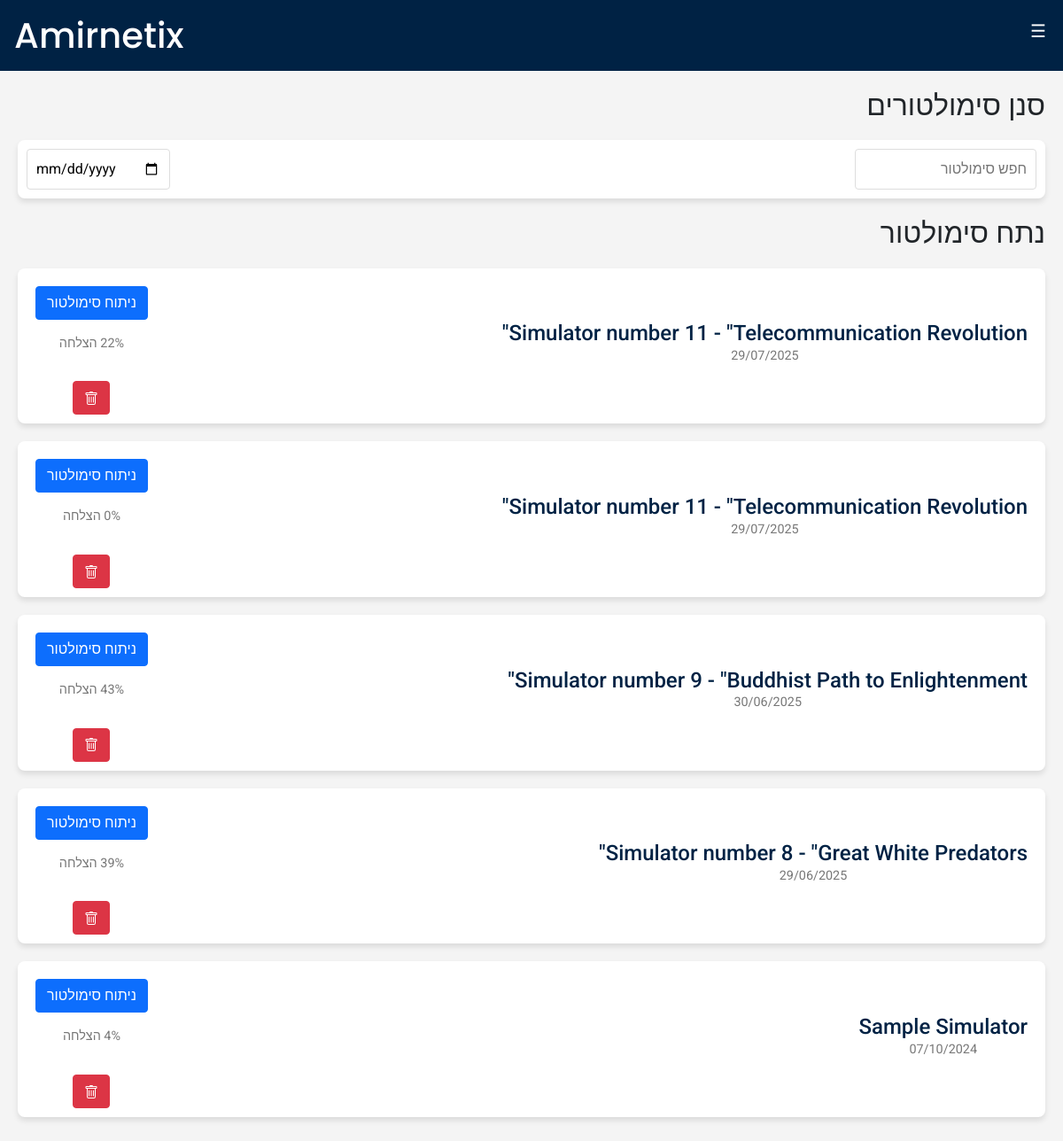
/Analysis/ (signed in), run on an earlier commit of the app's database.
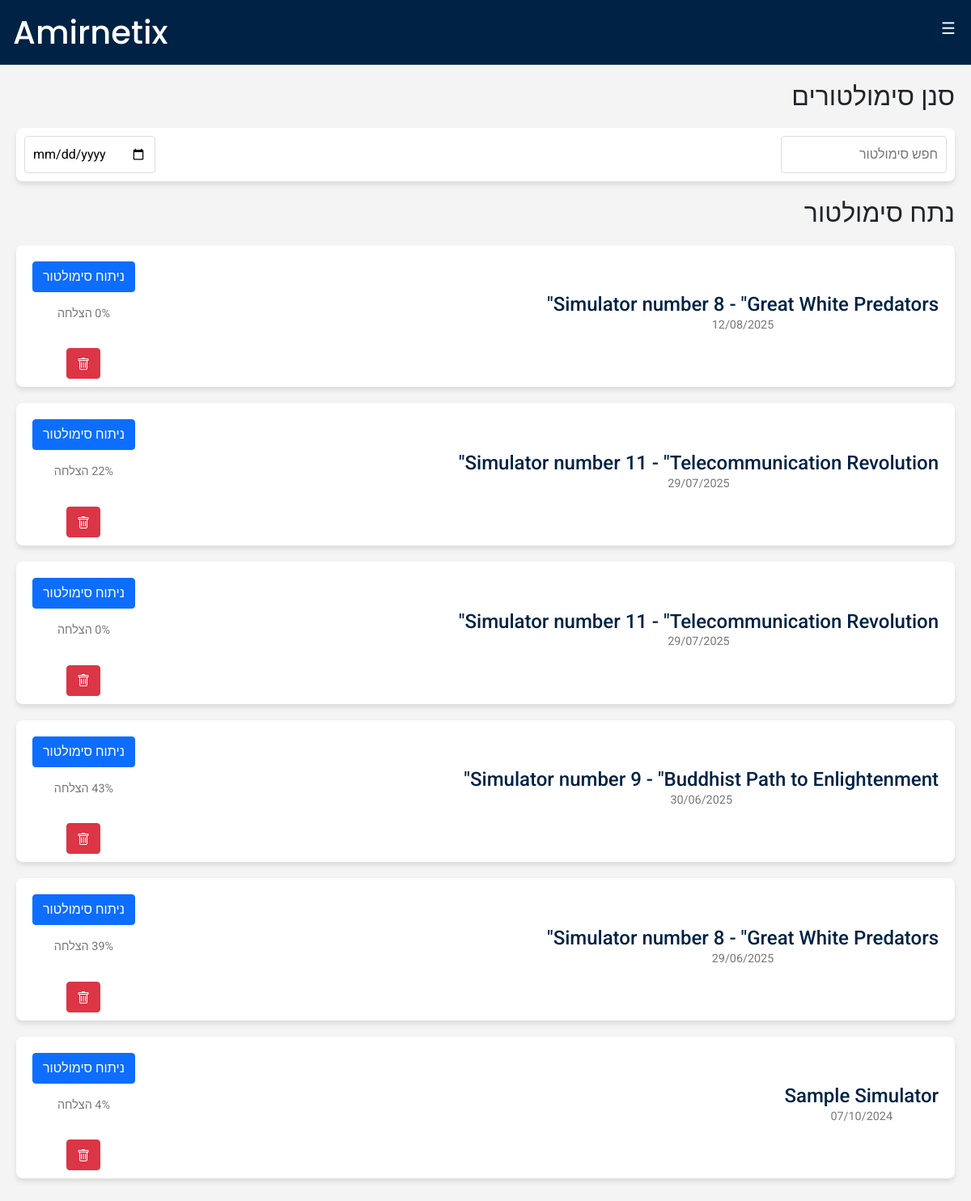
And on a later commit of the database.
### Simulator/models.py (models this page shows, shortened)
class SimulatorAttempt(models.Model):
    user = models.ForeignKey(CustomUser, on_delete=models.CASCADE, related_name='simulator_attempts')
    simulator = models.ForeignKey(Simulator, on_delete=models.CASCADE, related_name='attempts')
    start_time = models.DateTimeField(auto_now_add=True)
    end_time = models.DateTimeField(blank=True, null=True)
    def get_success_rate(self):
        user_answers = UserAnswer.objects.filter(simulator_attempt = self).all()
        question_cnt = Question.objects.filter(chapter__simulator = self.simulator).count()
        cnt_correct = 0
        for ans in user_answers:
            if ans.selected_option.is_correct:
                cnt_correct += 1
        return round(cnt_correct/question_cnt,2)*100

class Simulator(models.Model):
    name = models.CharField(max_length=100)
    description = models.TextField(blank=True, null=True)
    level = models.IntegerField(choices=SimulatorLevel.choices, default=SimulatorLevel.MIX)
    create_date = models.DateField(auto_now_add=True)

class UserAnswer(models.Model):
    user = models.ForeignKey(CustomUser, on_delete=models.CASCADE, related_name='user_answers')
    simulator_attempt = models.ForeignKey(SimulatorAttempt, on_delete=models.CASCADE, related_name='user_answers')
    question = models.ForeignKey(Question, on_delete=models.CASCADE, related_name='user_answers')
    selected_option = models.ForeignKey(AnswerOption, on_delete=models.CASCADE)
    timestamp = models.DateTimeField()
    class Meta:
        unique_together = ('user','simulator_attempt', 'question')

class AnswerOption(models.Model):
    question = models.ForeignKey(Question, on_delete=models.CASCADE, related_name='answer_options')
    order = models.PositiveIntegerField()
    description = models.CharField(max_length=255)
    hebrew_desc = models.TextField(default=None, null=True, blank=True)
    is_correct = models.BooleanField(default=False)
    class Meta:
        unique_together = ('question', 'order')
        ordering = ['order']

### Analysis/views.py (the view)
# urls.py: path("", views.index,name='analysis'),
def index(request):
    simulator_attempts = SimulatorAttempt.objects.all().order_by('-start_time')
    return render(request, 'Analysis/index.html',{
        "simulator_attempts" : simulator_attempts
    })

### Analysis/templates/Analysis/index.html (shortened to what this page needs)
{% extends "Analysis/layout.html" %}
{% block body %}
    <div class="container">
        {% if user.is_authenticated %}
        <h2>סנן סימולטורים</h2>
        <div class="filter-section">
            <input type="text" id="search-bar" placeholder="חפש סימולטור" onkeyup="filterSimulators()">
            <input type="date" id="date-filter" placeholder="Filter by Date" onchange="filterSimulators()">
        </div>
        <h2>נתח סימולטור</h2>
        <div id="simulator-list" class="simulator-list">
        {% if simulator_attempts %}
        {% for simulator_attempt in simulator_attempts %}
            <div class="simulator-card" data-level="{{simulator_attempt.simulator.level}}" data-date="{{simulator_attempt.start_time|date:'Y-m-d' }}">
                <div class="simulator-details">
                    <h4 class="simulator-title">{{simulator_attempt.simulator.name}}</h4>
                    <p class="details">{{simulator_attempt.start_time | date:"d/m/Y"}}</p>
                </div>
                <div class="score-analyze-container">
                <a href="{% url 'analyze_simulator' simulator_id=simulator_attempt.id%}" class="btn btn-primary analyze-btn">ניתוח סימולטור</a>
                <div class="scores">
                    <p class="details">{{simulator_attempt.get_success_rate|floatformat:2|floatformat:0 }}% הצלחה</p>
                </div>
                <form method="post" action="{% url 'delete_simulator_attempt' attempt_id=simulator_attempt.id %}" class="delete-form">
                <button onclick="deleteAttemptConfirmation()" class="btn btn-danger delete-btn" data-simulator-id="{{simulator_attempt.id}}">
                </button>
                </form>
                </div>
            </div>
        {% endfor %}
        {% endif %}
        </div>
        {% endif %}
    </div>
{% endblock %}

What changed in the data, as far as the page shows it:
added SimulatorAttempt: simulator.name "Simulator number 8 - \"Great White Predators\"", start_time "12/08/2025", get_success_rate "0"
